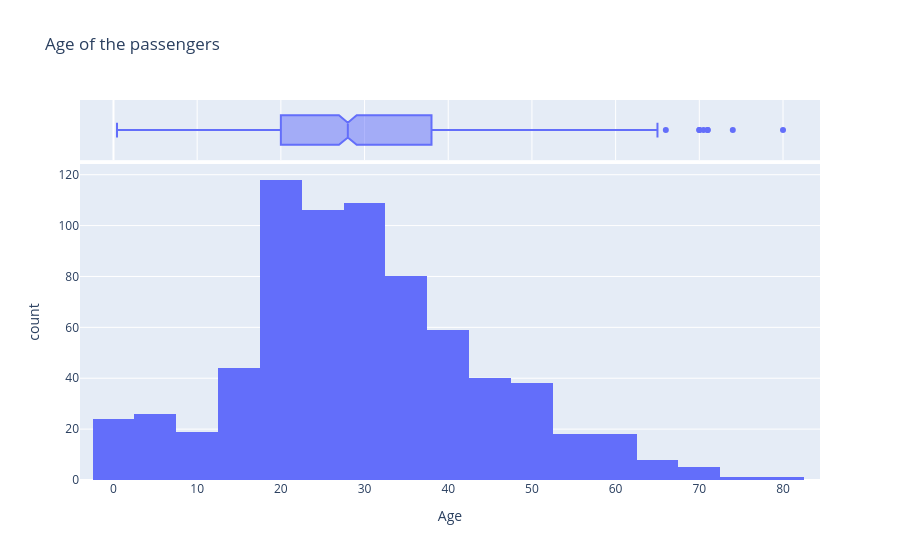

Notebook code for this chart:
### Markdown cell above
### 2. Age
A histogram of `age` with a box plot on top of it.

### Code cell
fig = px.histogram(df, x="age", nbins=30, marginal="box",
                   labels={"age": "Age"}, title="Age of the passengers")
fig.show()

### Figure 1 — Plotly figure (JSON) as saved in the notebook; plotly's stock layout.template omitted (floating-point values rounded to 4 significant figures; data arrays with more than 128 entries replaced by an {"elided": "..."} marker saying what was removed)
{"data": [{"alignmentgroup": "True", "bingroup": "x", "hovertemplate": "Age=%{x}<br>count=%{y}<extra></extra>", "legendgroup": "", "marker": {"color": "#636efa", "pattern": {"shape": ""}}, "name": "", "nbinsx": 30, "offsetgroup": "", "orientation": "v", "showlegend": false, "type": "histogram", "x": {"elided": "891 float values"}, "xaxis": "x", "yaxis": "y"}, {"alignmentgroup": "True", "hovertemplate": "Age=%{x}<extra></extra>", "legendgroup": "", "marker": {"color": "#636efa"}, "name": "", "notched": true, "offsetgroup": "", "showlegend": false, "type": "box", "x": {"elided": "891 float values"}, "xaxis": "x2", "yaxis": "y2"}], "layout": {"barmode": "relative", "legend": {"tracegroupgap": 0}, "title": {"text": "Age of the passengers"}, "xaxis": {"anchor": "y", "domain": [0.0, 1.0], "title": {"text": "Age"}}, "xaxis2": {"anchor": "y2", "domain": [0.0, 1.0], "matches": "x", "showgrid": true, "showticklabels": false}, "yaxis": {"anchor": "x", "domain": [0.0, 0.8316], "title": {"text": "count"}}, "yaxis2": {"anchor": "x2", "domain": [0.8416, 1.0], "matches": "y2", "showgrid": false, "showline": false, "showticklabels": false, "ticks": ""}}}
